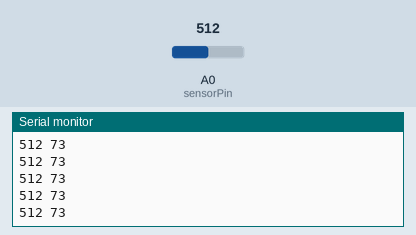
A sketch run on a simulated Arduino Uno, built with avr-gcc and run on an emulated ATmega328P. Parts: the last lines printed to the serial monitor. The test bench sets the inputs (shaded band); at power-on: A0 (sensorPin) = 512.

Above: at 1.2 s.
1.3 s: A0 (sensorPin) set to 716
At 1.31 s:
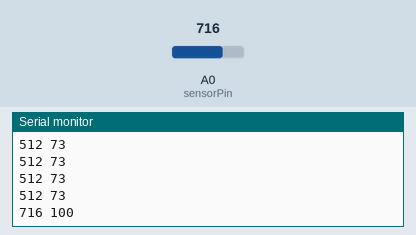
2.8 s: A0 (sensorPin) set to 900
At 2.82 s:
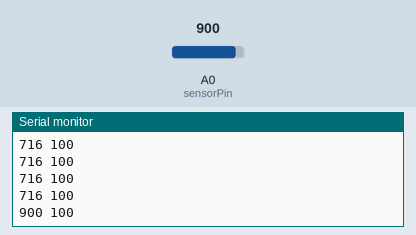
Timing chart, 0 to 5.8 s (numbered marks = the images above; inputs shaded):
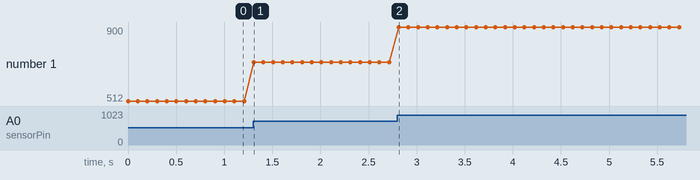

Measured:
- after the input at 1.3 s, the serial monitor: prints a new line at once (image 1)
- after the input at 2.8 s, the serial monitor: prints a new line at once (image 2)
- plotted number 1: 512 → 716 after the input at 1.3 s, 716 → 900 after the input at 2.8 s

The sketch:

Task1_water_level.ino
```cpp
/*
  CSE406 - Lab Assignment 02: Task 1
  Maps raw sensor values to percentage and visualizes both
*/

const int sensorPin = A0;

// Calibration values (adjust these based on your sensor)
const int dryValue = 0;      // Raw value when sensor is dry
const int wetValue = 700;    // Raw value when sensor is fully submerged

void setup() {
  Serial.begin(9600);
}

void loop() {
  // Read the analog value from the sensor
  int sensorValue = analogRead(sensorPin);

  // Map the raw value to percentage (0-100%)
  int waterLevelPercent = map(sensorValue, dryValue, wetValue, 0, 100);

  // Constrain the percentage to 0-100 range
  waterLevelPercent = constrain(waterLevelPercent, 0, 100);

  // Print both values separated by space for Serial Plotter
  Serial.print(sensorValue);
  Serial.print(" ");
  Serial.println(waterLevelPercent);

  delay(100);
}
```
